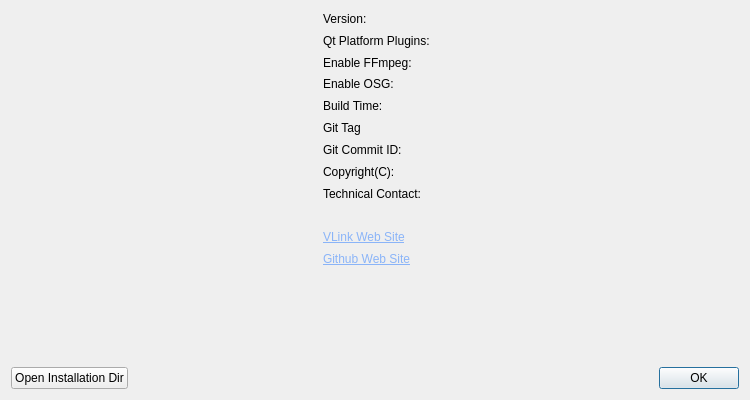
<?xml version="1.0" encoding="UTF-8"?>
<ui version="4.0">
 <class>AboutDialog</class>
 <widget class="QDialog" name="AboutDialog">
  <property name="geometry">
   <rect>
    <x>0</x>
    <y>0</y>
    <width>750</width>
    <height>400</height>
   </rect>
  </property>
  <property name="minimumSize">
   <size>
    <width>750</width>
    <height>400</height>
   </size>
  </property>
  <property name="maximumSize">
   <size>
    <width>750</width>
    <height>400</height>
   </size>
  </property>
  <property name="windowTitle">
   <string>About VLink Viewer</string>
  </property>
  <layout class="QVBoxLayout" name="verticalLayout_3">
   <item>
    <layout class="QHBoxLayout" name="horizontalLayout_2">
     <item>
      <widget class="QLabel" name="label_img">
       <property name="minimumSize">
        <size>
         <width>256</width>
         <height>256</height>
        </size>
       </property>
       <property name="maximumSize">
        <size>
         <width>256</width>
         <height>256</height>
        </size>
       </property>
       <property name="text">
        <string/>
       </property>
       <property name="pixmap">
        <pixmap resource="resource.qrc">:/resource/vlink.svg</pixmap>
       </property>
       <property name="scaledContents">
        <bool>false</bool>
       </property>
      </widget>
     </item>
     <item>
      <spacer name="horizontalSpacer_2">
       <property name="orientation">
        <enum>Qt::Orientation::Horizontal</enum>
       </property>
       <property name="sizeHint" stdset="0">
        <size>
         <width>40</width>
         <height>20</height>
        </size>
       </property>
      </spacer>
     </item>
     <item>
      <layout class="QVBoxLayout" name="verticalLayout">
       <item>
        <widget class="QLabel" name="label_rtversion">
         <property name="text">
          <string>Version:   </string>
         </property>
         <property name="textInteractionFlags">
          <set>Qt::TextInteractionFlag::NoTextInteraction</set>
         </property>
        </widget>
       </item>
       <item>
        <widget class="QLabel" name="label_platform">
         <property name="text">
          <string>Qt Platform Plugins: </string>
         </property>
        </widget>
       </item>
       <item>
        <widget class="QLabel" name="label_ffmpeg">
         <property name="text">
          <string>Enable FFmpeg: </string>
         </property>
        </widget>
       </item>
       <item>
        <widget class="QLabel" name="label_osg">
         <property name="text">
          <string>Enable OSG: </string>
         </property>
        </widget>
       </item>
       <item>
        <widget class="QLabel" name="label_stamp">
         <property name="text">
          <string>Build Time:   </string>
         </property>
         <property name="textInteractionFlags">
          <set>Qt::TextInteractionFlag::NoTextInteraction</set>
         </property>
        </widget>
       </item>
       <item>
        <widget class="QLabel" name="label_tag">
         <property name="text">
          <string>Git Tag</string>
         </property>
        </widget>
       </item>
       <item>
        <widget class="QLabel" name="label_commit">
         <property name="text">
          <string>Git Commit ID: </string>
         </property>
        </widget>
       </item>
       <item>
        <widget class="QLabel" name="label_copyright">
         <property name="text">
          <string>Copyright(C):   </string>
         </property>
         <property name="textInteractionFlags">
          <set>Qt::TextInteractionFlag::NoTextInteraction</set>
         </property>
        </widget>
       </item>
       <item>
        <widget class="QLabel" name="label_contact">
         <property name="text">
          <string>Technical Contact: </string>
         </property>
        </widget>
       </item>
       <item>
        <widget class="QLabel" name="label_empty3">
         <property name="text">
          <string/>
         </property>
        </widget>
       </item>
       <item>
        <widget class="QLabel" name="label_vlink">
         <property name="text">
          <string>&lt;html&gt;&lt;head/&gt;&lt;body&gt;&lt;p&gt;&lt;a href=&quot;https://vlink.work/&quot;&gt;&lt;span style=&quot; text-decoration: underline; color:#8ab4f8;&quot;&gt;VLink Web Site&lt;/span&gt;&lt;/a&gt;&lt;/p&gt;&lt;/body&gt;&lt;/html&gt;</string>
         </property>
         <property name="openExternalLinks">
          <bool>false</bool>
         </property>
        </widget>
       </item>
       <item>
        <widget class="QLabel" name="label_github">
         <property name="text">
          <string>&lt;html&gt;&lt;head/&gt;&lt;body&gt;&lt;p&gt;&lt;a href=&quot;https://github.com/thun-res/vlink/&quot;&gt;&lt;span style=&quot; text-decoration: underline; color:#8ab4f8;&quot;&gt;Github Web Site&lt;/span&gt;&lt;/a&gt;&lt;/p&gt;&lt;/body&gt;&lt;/html&gt;</string>
         </property>
         <property name="openExternalLinks">
          <bool>false</bool>
         </property>
        </widget>
       </item>
      </layout>
     </item>
     <item>
      <layout class="QVBoxLayout" name="verticalLayout_2">
       <item>
        <widget class="QLabel" name="label_rtversion2">
         <property name="sizePolicy">
          <sizepolicy hsizetype="Expanding" vsizetype="Preferred">
           <horstretch>0</horstretch>
           <verstretch>0</verstretch>
          </sizepolicy>
         </property>
         <property name="text">
          <string/>
         </property>
         <property name="textInteractionFlags">
          <set>Qt::TextInteractionFlag::NoTextInteraction</set>
         </property>
        </widget>
       </item>
       <item>
        <widget class="QLabel" name="label_platform2">
         <property name="text">
          <string/>
         </property>
        </widget>
       </item>
       <item>
        <widget class="QLabel" name="label_ffmpeg2">
         <property name="text">
          <string/>
         </property>
        </widget>
       </item>
       <item>
        <widget class="QLabel" name="label_osg2">
         <property name="text">
          <string/>
         </property>
        </widget>
       </item>
       <item>
        <widget class="QLabel" name="label_stamp2">
         <property name="sizePolicy">
          <sizepolicy hsizetype="Expanding" vsizetype="Preferred">
           <horstretch>0</horstretch>
           <verstretch>0</verstretch>
          </sizepolicy>
         </property>
         <property name="text">
          <string/>
         </property>
         <property name="textInteractionFlags">
          <set>Qt::TextInteractionFlag::NoTextInteraction</set>
         </property>
        </widget>
       </item>
       <item>
        <widget class="QLabel" name="label_tag2">
         <property name="text">
          <string/>
         </property>
        </widget>
       </item>
       <item>
        <widget class="QLabel" name="label_commit2">
         <property name="minimumSize">
          <size>
           <width>300</width>
           <height>0</height>
          </size>
         </property>
         <property name="text">
          <string/>
         </property>
        </widget>
       </item>
       <item>
        <widget class="QLabel" name="label_copyright2">
         <property name="sizePolicy">
          <sizepolicy hsizetype="Expanding" vsizetype="Preferred">
           <horstretch>0</horstretch>
           <verstretch>0</verstretch>
          </sizepolicy>
         </property>
         <property name="text">
          <string/>
         </property>
         <property name="textInteractionFlags">
          <set>Qt::TextInteractionFlag::NoTextInteraction</set>
         </property>
        </widget>
       </item>
       <item>
        <widget class="QLabel" name="label_contact2">
         <property name="text">
          <string/>
         </property>
        </widget>
       </item>
       <item>
        <widget class="QLabel" name="label_empty4">
         <property name="text">
          <string/>
         </property>
        </widget>
       </item>
       <item>
        <widget class="QLabel" name="label_empty1">
         <property name="text">
          <string/>
         </property>
        </widget>
       </item>
       <item>
        <widget class="QLabel" name="label_empty2">
         <property name="text">
          <string/>
         </property>
        </widget>
       </item>
      </layout>
     </item>
    </layout>
   </item>
   <item>
    <spacer name="verticalSpacer">
     <property name="orientation">
      <enum>Qt::Orientation::Vertical</enum>
     </property>
     <property name="sizeType">
      <enum>QSizePolicy::Policy::Expanding</enum>
     </property>
     <property name="sizeHint" stdset="0">
      <size>
       <width>0</width>
       <height>0</height>
      </size>
     </property>
    </spacer>
   </item>
   <item>
    <layout class="QHBoxLayout" name="horizontalLayout">
     <item>
      <widget class="QPushButton" name="pushButton_open">
       <property name="text">
        <string>Open Installation Dir</string>
       </property>
       <property name="icon">
        <iconset resource="resource.qrc">
         <normaloff>:/resource/file.png</normaloff>:/resource/file.png</iconset>
       </property>
       <property name="autoDefault">
        <bool>false</bool>
       </property>
      </widget>
     </item>
     <item>
      <spacer name="horizontalSpacer">
       <property name="orientation">
        <enum>Qt::Orientation::Horizontal</enum>
       </property>
       <property name="sizeHint" stdset="0">
        <size>
         <width>0</width>
         <height>0</height>
        </size>
       </property>
      </spacer>
     </item>
     <item>
      <widget class="QPushButton" name="pushButton_ok">
       <property name="text">
        <string>OK</string>
       </property>
       <property name="icon">
        <iconset resource="resource.qrc">
         <normaloff>:/resource/ok.png</normaloff>:/resource/ok.png</iconset>
       </property>
      </widget>
     </item>
    </layout>
   </item>
  </layout>
 </widget>
 <resources>
  <include location="resource.qrc"/>
 </resources>
 <connections/>
</ui>
